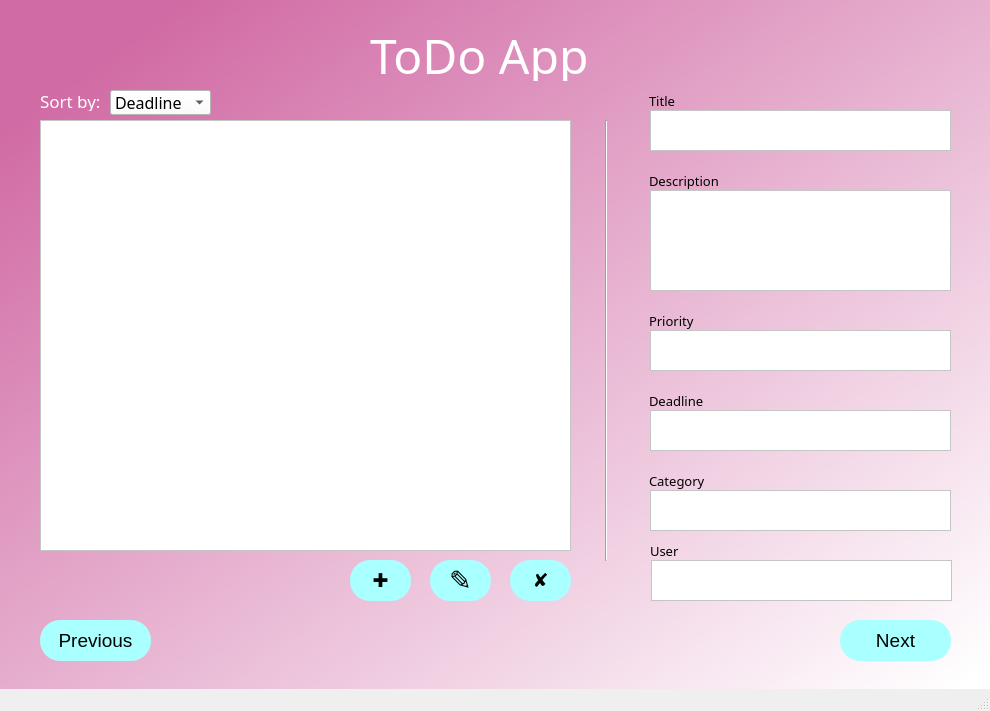
<?xml version="1.0" encoding="UTF-8"?>
<ui version="4.0">
 <class>AdministratorMainWindow</class>
 <widget class="QMainWindow" name="AdministratorMainWindow">
  <property name="geometry">
   <rect>
    <x>0</x>
    <y>0</y>
    <width>990</width>
    <height>711</height>
   </rect>
  </property>
  <property name="windowTitle">
   <string>MainWindow</string>
  </property>
  <property name="styleSheet">
   <string notr="true"/>
  </property>
  <widget class="QWidget" name="centralwidget">
   <property name="styleSheet">
    <string notr="true">QWidget#centralwidget{
background-color: qlineargradient(spread:pad, x1:0.091, y1:0.101636, x2:0.991379, y2:0.977, stop:0 rgba(209, 107, 165, 255), stop:1 rgba(255, 255, 255, 255));}</string>
   </property>
   <widget class="QListView" name="listView">
    <property name="geometry">
     <rect>
      <x>40</x>
      <y>120</y>
      <width>531</width>
      <height>431</height>
     </rect>
    </property>
    <property name="font">
     <font>
      <family>MS Shell Dig 2</family>
      <pointsize>12</pointsize>
      <italic>false</italic>
      <bold>false</bold>
     </font>
    </property>
    <property name="styleSheet">
     <string notr="true">background-color:rgb(255, 255, 255);
border-color: rgb(0,0,0);
font: 12pt &quot;MS Shell Dig 2&quot;;
color: rgb(0,0,0);</string>
    </property>
   </widget>
   <widget class="QPushButton" name="previousButton">
    <property name="geometry">
     <rect>
      <x>40</x>
      <y>620</y>
      <width>111</width>
      <height>41</height>
     </rect>
    </property>
    <property name="font">
     <font>
      <family>MS Shell Dlg 2</family>
      <pointsize>14</pointsize>
      <italic>false</italic>
      <bold>false</bold>
     </font>
    </property>
    <property name="styleSheet">
     <string notr="true">QPushButton {
border-radius:20px;
background-color: rgb(170, 255, 255);
font: 14pt &quot;MS Shell Dlg 2&quot;;
color: rgb(0, 0, 0);
}
QPushButton:hover {
background-color: rgb(200, 255, 255);
}</string>
    </property>
    <property name="text">
     <string>Previous</string>
    </property>
   </widget>
   <widget class="QPushButton" name="nextButton">
    <property name="geometry">
     <rect>
      <x>840</x>
      <y>620</y>
      <width>111</width>
      <height>41</height>
     </rect>
    </property>
    <property name="font">
     <font>
      <family>MS Shell Dlg 2</family>
      <pointsize>14</pointsize>
      <italic>false</italic>
      <bold>false</bold>
     </font>
    </property>
    <property name="styleSheet">
     <string notr="true">QPushButton {
border-radius:20px;
background-color: rgb(170, 255, 255);
font: 14pt &quot;MS Shell Dlg 2&quot;;
color: rgb(0, 0, 0);
}
QPushButton:hover {
background-color: rgb(200, 255, 255);
}</string>
    </property>
    <property name="text">
     <string>Next</string>
    </property>
   </widget>
   <widget class="QLabel" name="label">
    <property name="geometry">
     <rect>
      <x>370</x>
      <y>30</y>
      <width>231</width>
      <height>51</height>
     </rect>
    </property>
    <property name="font">
     <font>
      <family>MS Shell Dig 2</family>
      <pointsize>36</pointsize>
      <italic>false</italic>
      <bold>false</bold>
     </font>
    </property>
    <property name="styleSheet">
     <string notr="true">font: 36pt &quot;MS Shell Dig 2&quot;; color: rgb(255, 255, 255)</string>
    </property>
    <property name="text">
     <string>ToDo App</string>
    </property>
   </widget>
   <widget class="QComboBox" name="comboBox">
    <property name="geometry">
     <rect>
      <x>110</x>
      <y>90</y>
      <width>101</width>
      <height>25</height>
     </rect>
    </property>
    <property name="font">
     <font>
      <family>MS Shell Dig 2</family>
      <pointsize>12</pointsize>
      <italic>false</italic>
      <bold>false</bold>
     </font>
    </property>
    <property name="styleSheet">
     <string notr="true">background-color:rgb(255, 255, 255);
border-color: rgb(0,0,0);
font: 12pt &quot;MS Shell Dig 2&quot;;
color: rgb(0,0,0);</string>
    </property>
    <item>
     <property name="text">
      <string>Deadline</string>
     </property>
    </item>
    <item>
     <property name="text">
      <string>Priority</string>
     </property>
    </item>
   </widget>
   <widget class="QLabel" name="label_2">
    <property name="geometry">
     <rect>
      <x>40</x>
      <y>90</y>
      <width>61</width>
      <height>21</height>
     </rect>
    </property>
    <property name="font">
     <font>
      <family>MS Shell Dig 2</family>
      <pointsize>13</pointsize>
      <italic>false</italic>
      <bold>false</bold>
     </font>
    </property>
    <property name="styleSheet">
     <string notr="true">font: 13pt &quot;MS Shell Dig 2&quot;; color: rgb(255, 255, 255)</string>
    </property>
    <property name="text">
     <string>Sort by:</string>
    </property>
   </widget>
   <widget class="QPushButton" name="addButton">
    <property name="geometry">
     <rect>
      <x>350</x>
      <y>560</y>
      <width>61</width>
      <height>41</height>
     </rect>
    </property>
    <property name="font">
     <font>
      <family>MS Shell Dlg 2</family>
      <pointsize>14</pointsize>
      <italic>false</italic>
      <bold>false</bold>
     </font>
    </property>
    <property name="styleSheet">
     <string notr="true">QPushButton {
border-radius:20px;
background-color: rgb(170, 255, 255);
font: 14pt &quot;MS Shell Dlg 2&quot;;
color: rgb(0, 0, 0);
}
QPushButton:hover {
background-color: rgb(200, 255, 255);
}</string>
    </property>
    <property name="text">
     <string>✚</string>
    </property>
   </widget>
   <widget class="QPushButton" name="removeButton">
    <property name="geometry">
     <rect>
      <x>510</x>
      <y>560</y>
      <width>61</width>
      <height>41</height>
     </rect>
    </property>
    <property name="font">
     <font>
      <family>MS Shell Dlg 2</family>
      <pointsize>14</pointsize>
      <italic>false</italic>
      <bold>false</bold>
     </font>
    </property>
    <property name="styleSheet">
     <string notr="true">QPushButton {
border-radius:20px;
background-color: rgb(170, 255, 255);
font: 14pt &quot;MS Shell Dlg 2&quot;;
color: rgb(0, 0, 0);
}
QPushButton:hover {
background-color: rgb(200, 255, 255);
}</string>
    </property>
    <property name="text">
     <string>✘</string>
    </property>
   </widget>
   <widget class="Line" name="line">
    <property name="geometry">
     <rect>
      <x>596</x>
      <y>120</y>
      <width>20</width>
      <height>441</height>
     </rect>
    </property>
    <property name="styleSheet">
     <string notr="true">color: rgb(170, 255, 255);</string>
    </property>
    <property name="orientation">
     <enum>Qt::Vertical</enum>
    </property>
   </widget>
   <widget class="QTextBrowser" name="titleTextBrowser">
    <property name="geometry">
     <rect>
      <x>650</x>
      <y>110</y>
      <width>301</width>
      <height>41</height>
     </rect>
    </property>
    <property name="font">
     <font>
      <family>MS Shell Dig 2</family>
      <pointsize>12</pointsize>
      <italic>false</italic>
      <bold>false</bold>
     </font>
    </property>
    <property name="styleSheet">
     <string notr="true">background-color:rgb(255, 255, 255);
border-color: rgb(0,0,0);
font: 12pt &quot;MS Shell Dig 2&quot;;
color: rgb(0,0,0);</string>
    </property>
   </widget>
   <widget class="QTextBrowser" name="descriptionTextBrowser">
    <property name="geometry">
     <rect>
      <x>650</x>
      <y>190</y>
      <width>301</width>
      <height>101</height>
     </rect>
    </property>
    <property name="font">
     <font>
      <family>MS Shell Dig 2</family>
      <pointsize>12</pointsize>
      <italic>false</italic>
      <bold>false</bold>
     </font>
    </property>
    <property name="styleSheet">
     <string notr="true">background-color:rgb(255, 255, 255);
border-color: rgb(0,0,0);
font: 12pt &quot;MS Shell Dig 2&quot;;
color: rgb(0,0,0);</string>
    </property>
   </widget>
   <widget class="QTextBrowser" name="priorityTextBrowser">
    <property name="geometry">
     <rect>
      <x>650</x>
      <y>330</y>
      <width>301</width>
      <height>41</height>
     </rect>
    </property>
    <property name="font">
     <font>
      <family>MS Shell Dig 2</family>
      <pointsize>12</pointsize>
      <italic>false</italic>
      <bold>false</bold>
     </font>
    </property>
    <property name="styleSheet">
     <string notr="true">background-color:rgb(255, 255, 255);
border-color: rgb(0,0,0);
font: 12pt &quot;MS Shell Dig 2&quot;;
color: rgb(0,0,0);</string>
    </property>
   </widget>
   <widget class="QTextBrowser" name="deadlineTextBrowser">
    <property name="geometry">
     <rect>
      <x>650</x>
      <y>410</y>
      <width>301</width>
      <height>41</height>
     </rect>
    </property>
    <property name="font">
     <font>
      <family>MS Shell Dig 2</family>
      <pointsize>12</pointsize>
      <italic>false</italic>
      <bold>false</bold>
     </font>
    </property>
    <property name="styleSheet">
     <string notr="true">background-color:rgb(255, 255, 255);
border-color: rgb(0,0,0);
font: 12pt &quot;MS Shell Dig 2&quot;;
color: rgb(0,0,0);</string>
    </property>
   </widget>
   <widget class="QTextBrowser" name="categoryTextBrowser">
    <property name="geometry">
     <rect>
      <x>650</x>
      <y>490</y>
      <width>301</width>
      <height>41</height>
     </rect>
    </property>
    <property name="font">
     <font>
      <family>MS Shell Dig 2</family>
      <pointsize>12</pointsize>
      <italic>false</italic>
      <bold>false</bold>
     </font>
    </property>
    <property name="styleSheet">
     <string notr="true">background-color:rgb(255, 255, 255);
border-color: rgb(0,0,0);
font: 12pt &quot;MS Shell Dig 2&quot;;
color: rgb(0,0,0);</string>
    </property>
   </widget>
   <widget class="QPushButton" name="editPushButton">
    <property name="geometry">
     <rect>
      <x>430</x>
      <y>560</y>
      <width>61</width>
      <height>41</height>
     </rect>
    </property>
    <property name="font">
     <font>
      <family>MS Shell Dlg 2</family>
      <pointsize>20</pointsize>
      <italic>false</italic>
      <bold>false</bold>
     </font>
    </property>
    <property name="styleSheet">
     <string notr="true">QPushButton {
border-radius:20px;
background-color: rgb(170, 255, 255);
font: 20pt &quot;MS Shell Dlg 2&quot;;
color: rgb(0, 0, 0);
}
QPushButton:hover {
background-color: rgb(200, 255, 255);
}</string>
    </property>
    <property name="text">
     <string>✎</string>
    </property>
   </widget>
   <widget class="QLabel" name="label_8">
    <property name="geometry">
     <rect>
      <x>649</x>
      <y>90</y>
      <width>81</width>
      <height>21</height>
     </rect>
    </property>
    <property name="font">
     <font>
      <family>MS Shell Dig2</family>
      <pointsize>10</pointsize>
      <italic>false</italic>
      <bold>false</bold>
     </font>
    </property>
    <property name="styleSheet">
     <string notr="true">font: 10pt &quot;MS Shell Dig2&quot;;
color: rgb(0,0,0);</string>
    </property>
    <property name="text">
     <string>Title</string>
    </property>
   </widget>
   <widget class="QLabel" name="label_9">
    <property name="geometry">
     <rect>
      <x>649</x>
      <y>170</y>
      <width>81</width>
      <height>21</height>
     </rect>
    </property>
    <property name="font">
     <font>
      <family>MS Shell Dig2</family>
      <pointsize>10</pointsize>
      <italic>false</italic>
      <bold>false</bold>
     </font>
    </property>
    <property name="styleSheet">
     <string notr="true">font: 10pt &quot;MS Shell Dig2&quot;;
color: rgb(0,0,0);</string>
    </property>
    <property name="text">
     <string>Description</string>
    </property>
   </widget>
   <widget class="QLabel" name="label_10">
    <property name="geometry">
     <rect>
      <x>649</x>
      <y>310</y>
      <width>81</width>
      <height>21</height>
     </rect>
    </property>
    <property name="font">
     <font>
      <family>MS Shell Dig2</family>
      <pointsize>10</pointsize>
      <italic>false</italic>
      <bold>false</bold>
     </font>
    </property>
    <property name="styleSheet">
     <string notr="true">font: 10pt &quot;MS Shell Dig2&quot;;
color: rgb(0,0,0);</string>
    </property>
    <property name="text">
     <string>Priority</string>
    </property>
   </widget>
   <widget class="QLabel" name="label_11">
    <property name="geometry">
     <rect>
      <x>649</x>
      <y>390</y>
      <width>81</width>
      <height>21</height>
     </rect>
    </property>
    <property name="font">
     <font>
      <family>MS Shell Dig2</family>
      <pointsize>10</pointsize>
      <italic>false</italic>
      <bold>false</bold>
     </font>
    </property>
    <property name="styleSheet">
     <string notr="true">font: 10pt &quot;MS Shell Dig2&quot;;
color: rgb(0,0,0);</string>
    </property>
    <property name="text">
     <string>Deadline</string>
    </property>
   </widget>
   <widget class="QLabel" name="label_12">
    <property name="geometry">
     <rect>
      <x>649</x>
      <y>470</y>
      <width>81</width>
      <height>21</height>
     </rect>
    </property>
    <property name="font">
     <font>
      <family>MS Shell Dig2</family>
      <pointsize>10</pointsize>
      <italic>false</italic>
      <bold>false</bold>
     </font>
    </property>
    <property name="styleSheet">
     <string notr="true">font: 10pt &quot;MS Shell Dig2&quot;;
color: rgb(0,0,0);</string>
    </property>
    <property name="text">
     <string>Category</string>
    </property>
   </widget>
   <widget class="QTextBrowser" name="userTextBrowser">
    <property name="geometry">
     <rect>
      <x>651</x>
      <y>560</y>
      <width>301</width>
      <height>41</height>
     </rect>
    </property>
    <property name="font">
     <font>
      <family>MS Shell Dig 2</family>
      <pointsize>12</pointsize>
      <italic>false</italic>
      <bold>false</bold>
     </font>
    </property>
    <property name="styleSheet">
     <string notr="true">background-color:rgb(255, 255, 255);
border-color: rgb(0,0,0);
font: 12pt &quot;MS Shell Dig 2&quot;;
color: rgb(0,0,0);</string>
    </property>
   </widget>
   <widget class="QLabel" name="label_13">
    <property name="geometry">
     <rect>
      <x>650</x>
      <y>540</y>
      <width>81</width>
      <height>21</height>
     </rect>
    </property>
    <property name="font">
     <font>
      <family>MS Shell Dig2</family>
      <pointsize>10</pointsize>
      <italic>false</italic>
      <bold>false</bold>
     </font>
    </property>
    <property name="styleSheet">
     <string notr="true">font: 10pt &quot;MS Shell Dig2&quot;;
color: rgb(0,0,0);</string>
    </property>
    <property name="text">
     <string>User</string>
    </property>
   </widget>
  </widget>
  <widget class="QStatusBar" name="statusbar"/>
 </widget>
 <resources/>
 <connections/>
</ui>
